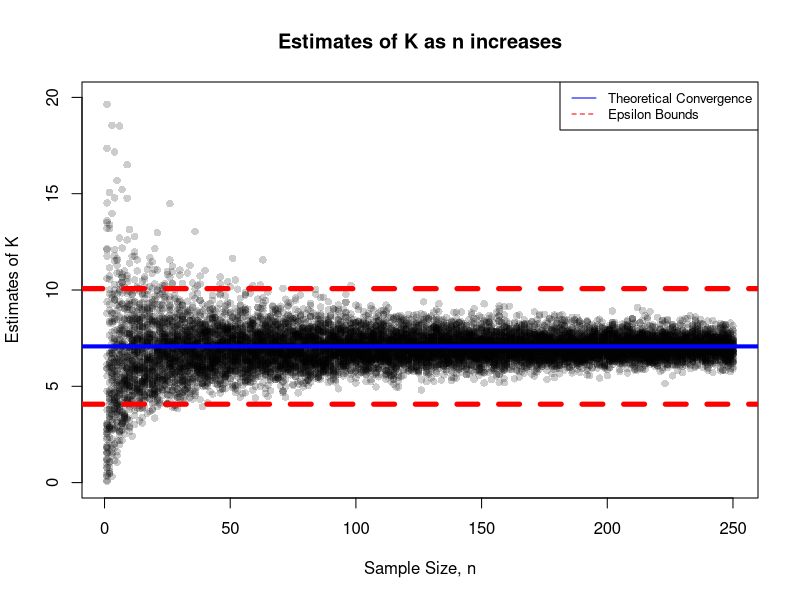
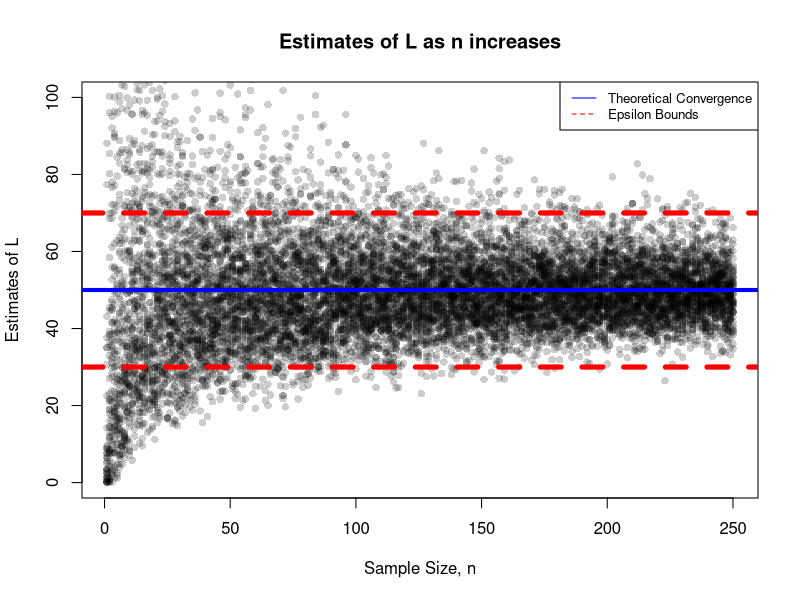

These figures' R source, in order:
###
# Jimmy Hickey
# 2019-07-18
# Sampling Distribution of the Laplace Distribution.
###

library(ggplot2)

set.seed(1978)

# Problem 1.

# d.

# We’ll generate N = 50 values of L and K for every value of n from 1 to 250.
# That is, consider n = 1. We want to generate N = 50 datasets with n = 1.
# For each data set we want to find L and K. Now, for n = 2 we want to
# generate 50 datasets, find L and K for each one. All the way until we get to
# n = 250.

max_sample_size = 250 
n = seq(1:max_sample_size)
N = 50

K_Matrix = matrix(data = NA, nrow = N, ncol = max_sample_size)
L_Matrix = matrix(data = NA, nrow = N, ncol = max_sample_size)

mu = 0
b = 5

# F inverse
# Plug in values from a Uniform(0, 1) into the y parameter
# to get a realization of the Laplace CDF
F_inv = function(mu, b, y){
  return(mu - b * sign(y - 0.5) * log(1 - 2 * abs(y - 0.5)))
}

# L
# Sum the squares of an array of inputs and divide by the length
L_calc = function(ys){
  n = length(ys)
  return(1/n * sum(ys^2))
}


# K
# K = sqrt(L)
K_calc = function(ys){
  return(sqrt(L_calc(ys)))
} 


# Loop over sample sizes
for (j in 1:max_sample_size){
  
  # Loop through data sets
  for (i in 1:N){
    random = runif(n[j])
    K_Matrix[i, j] = K_calc(F_inv(mu, b, random))
    L_Matrix[i, j] = L_calc(F_inv(mu, b, random))
  }
}

# Plotting K and L

plotting_function = function(
                      sample_sizes,
                      data_matrix,
                      expected_mean,
                      epsilon,
                      title,
                      y_lab,
                      ylim){
  
  # Create plot
  plot(sample_sizes, data_matrix[1,], main=title, 
       xlab="Sample Size, n", ylab=y_lab, 
       add = TRUE, col = alpha("black", 0.2), pch = 16, ylim=ylim)
  
  # Add additional data points
  for (i in 2:nrow(K_Matrix)){
    points(n, data_matrix[i,], col = alpha("black", 0.2), pch = 16)
  }  
  
  # Add line at expected mean
  abline(h = expected_mean, col="blue", lwd = 4)
  
  # Add epsilon lines
  abline(h = expected_mean + epsilon, col = "red", lwd = 5, lty = 2)
  abline(h = expected_mean - epsilon, col = "red", lwd = 5, lty = 2)
  
  # Add legend
  # Add legend to top right, outside plot region
  legend("topright", legend=c("Theoretical Convergence", "Epsilon Bounds"),
         col=c("blue", "red"), lty=1:2, cex=0.8)
}

plotting_function(sample_sizes = n,
                  data_matrix = K_Matrix,
                  expected_mean = sqrt(50),
                  epsilon = 3,
                  title = "Estimates of K as n increases",
                  y_lab = "Estimates of K",
                  c(0,20))

plotting_function(sample_sizes = n,
                  data_matrix = L_Matrix,
                  expected_mean = 50,
                  epsilon = 20,
                  title = "Estimates of L as n increases",
                  y_lab = "Estimates of L",
                  c(0,100))

# These graphs both demonstrate that our RVs L and K are converging in probability
# At each sample size n, the same number of samples (50) were taken. 
# Notice the trend as the number of observations (n) in each samle increases.
# It is clear that there is far less spread.
# As n increases, the RVs are converging to the blue line.
# The observed values of L are geting closer and closer to 50.
# And the observed values of K are approaching sqrt(50). 
# As n increases we could continue to shrink our epsilon bubble around the expected value
# and we will continue to see this convergence.